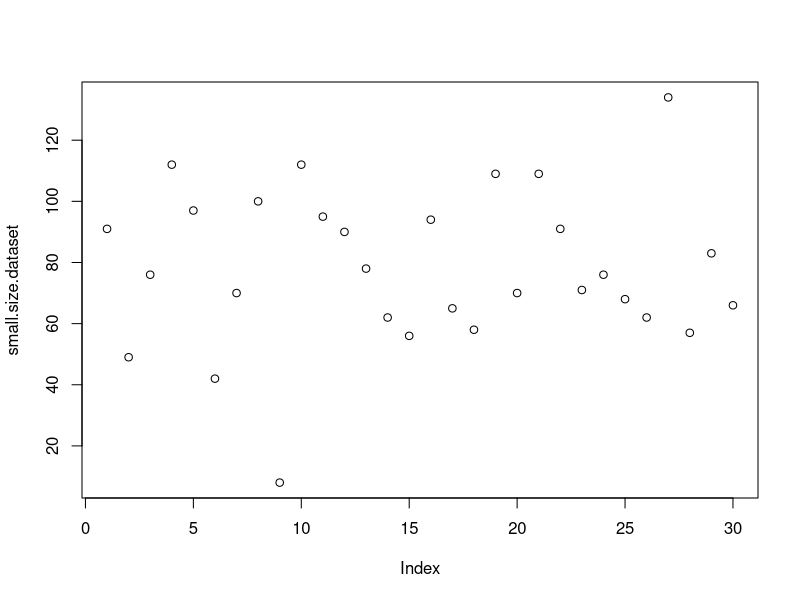
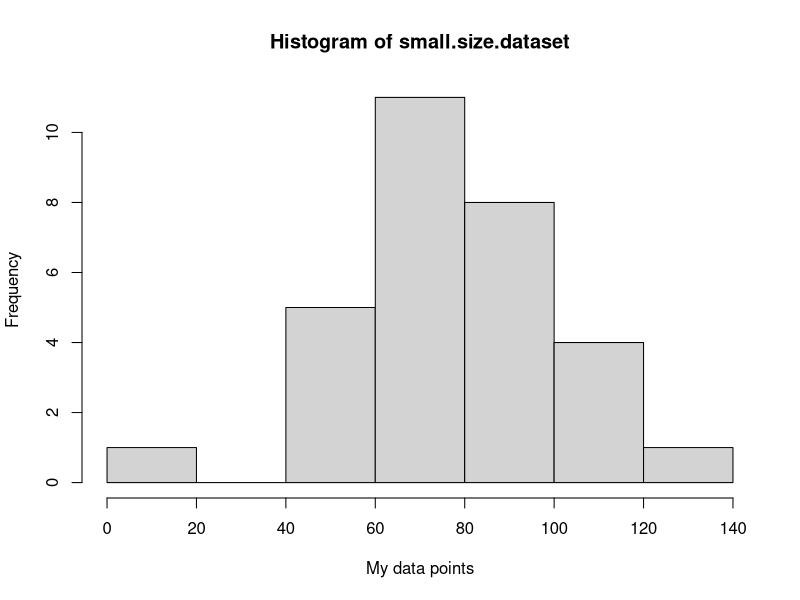
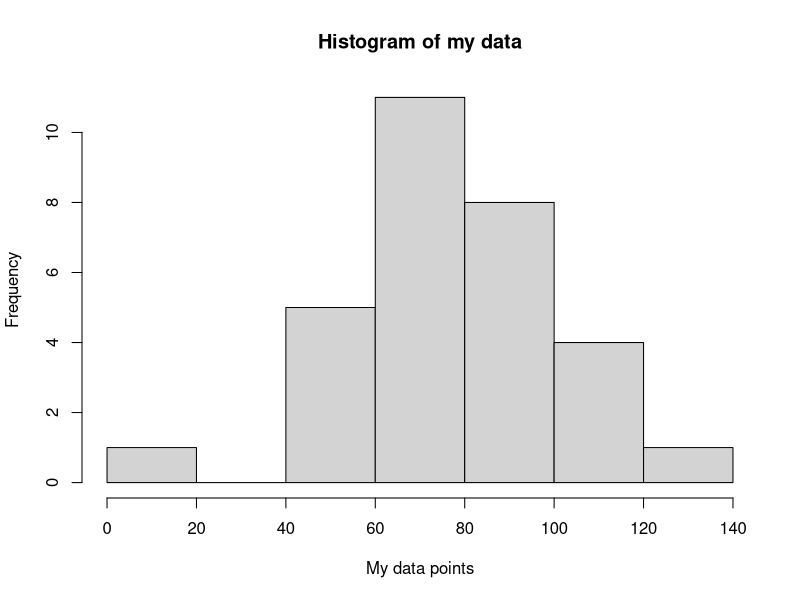
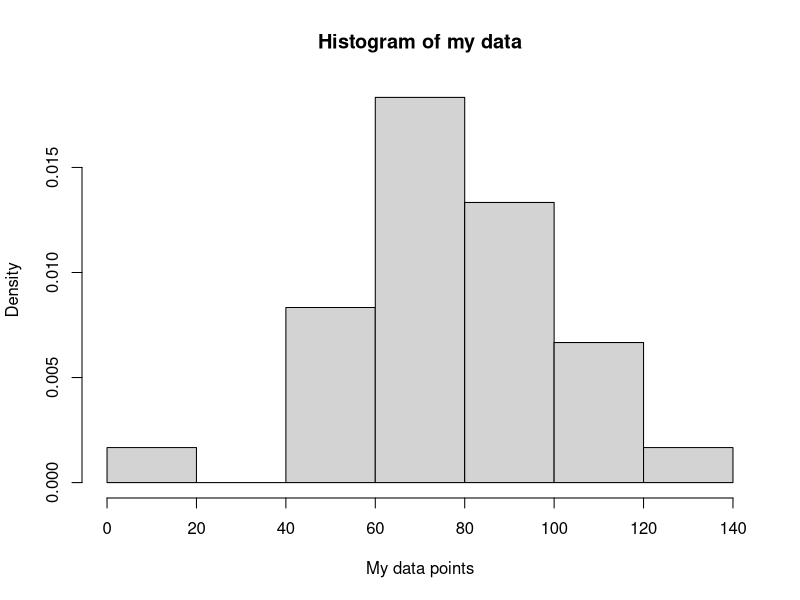
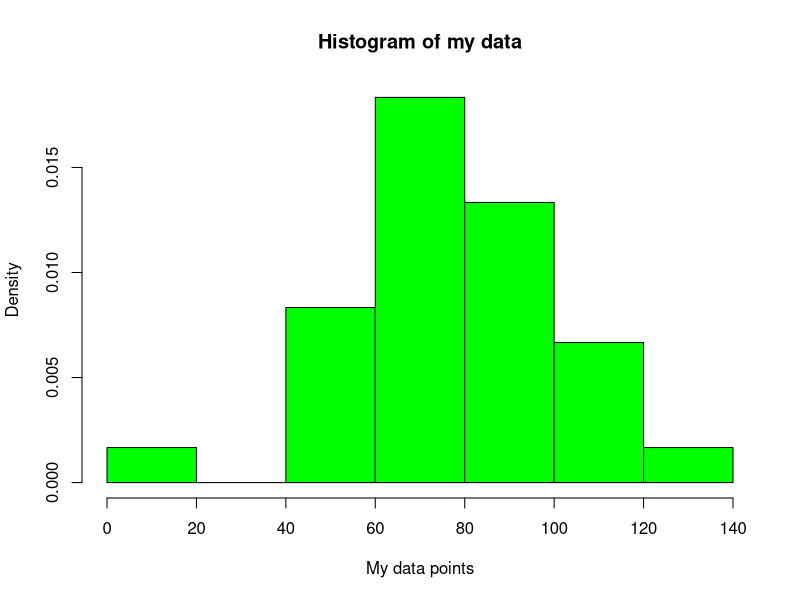
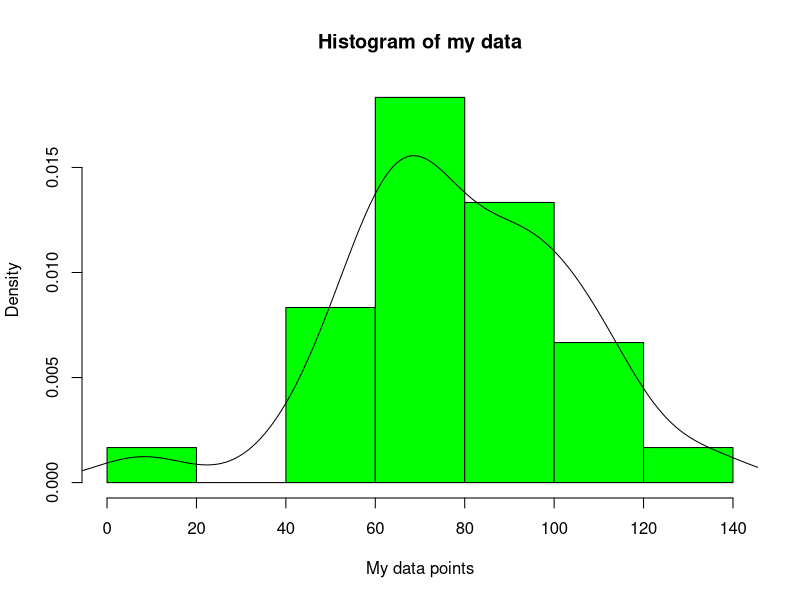
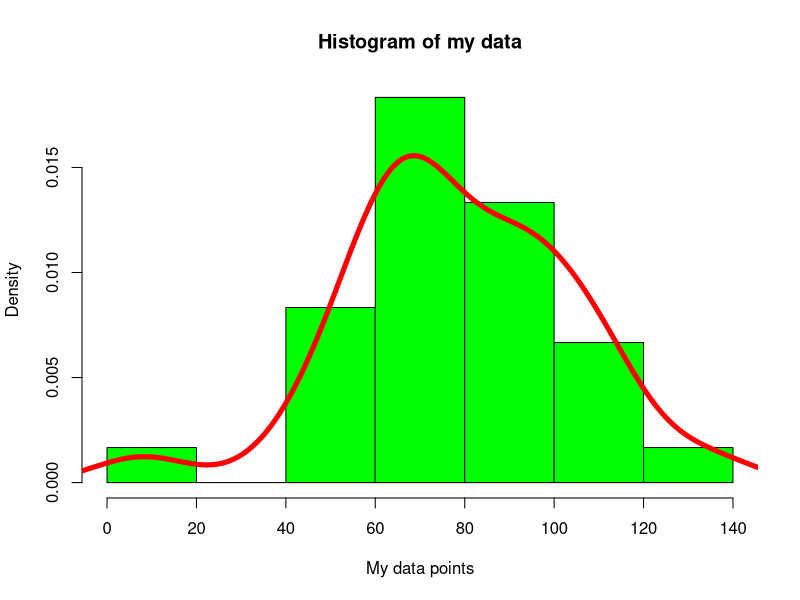
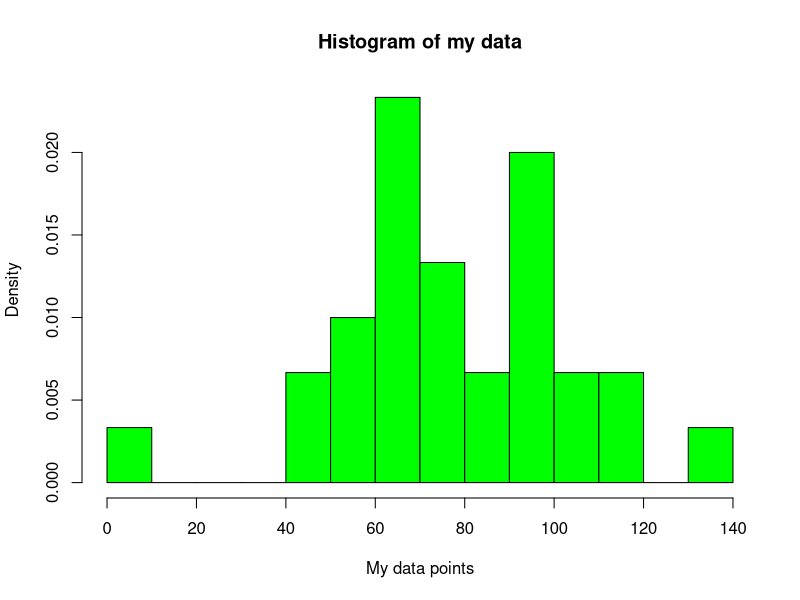

The R source for these figures, in order: (Note: this script raises an error after producing the figures.)
## ---- chunk 1
#Histogram code

small.size.dataset=c(91,49,76,112,97,42,70, 100, 8, 112, 95, 90, 78, 62, 56, 94, 65, 58, 109, 70, 109, 91, 71, 76, 68, 62, 134, 57, 83, 66)
plot.new()
plot(small.size.dataset)

hist(small.size.dataset, xlab='My data points')

hist(small.size.dataset, xlab='My data points', main='Histogram of my data')

hist(small.size.dataset, xlab='My data points', main='Histogram of my data', freq=F)

hist(small.size.dataset, xlab='My data points', main='Histogram of my data', freq=F, col='green')
hist(small.size.dataset, xlab='My data points', main='Histogram of my data', freq=F, col='green')

lines(density(small.size.dataset))

hist(small.size.dataset, xlab='My data points', main='Histogram of my data', freq=F, col='green')
lines(density(small.size.dataset), col='red', lwd=5)

hist(small.size.dataset, xlab='My data points', main='Histogram of my data', freq=F, col='green', breaks=10)

hist(small.size.dataset, xlab='My data points', main='Histogram of my data', freq=F, col='green', breaks=10)
lines(density(small.size.dataset), col='red', lwd=5)
## ---- chunk 2
#Scatterplot Code
set.seed(2016)  # There is a typo in the video (set.seed=2016)
#Generate 50 scores from Normal distribution with mean 78 and sd 10
Test_1_scores=round(rnorm(50, 78, 10))

Test_2_scores=round(rnorm(50, 78, 14))

Test_1_scores # Data won't be the same with the data generated in the video lecture since there was a typo in set.seed. 

Test_2_scores # Data won't be the same with the data generated in the video lecture since there was a typo in set.seed. 

plot(Test_2_scores~Test_1_scores)

plot(Test_2_scores~Test_1_scores, main='Test scores for two exams (50 students)', xlab='Test_1_scores', ylab='Test 2 scores')

plot(Test_2_scores~Test_1_scores, main='Test scores for two exams (50 students)', xlab='Test_1_scores', ylab='Test 2 scores', col='blue')
## ---- chunk 3
#Basic Inferential Stats
help(co2)
class(co2)
plot(co2, main='Atmospheric CO2 Concentration')
co2.values = as.numeric(co2) 
co2.times = as.numeric( time(co2) ) 


SSxx = sum((co2.times - mean(co2.times)) * (co2.times - mean(co2.times)))
SSxy = sum((co2.values - mean(co2.values)) * (co2.times - mean(co2.times)))
slope = SSxy / SSxx  
intercept = mean(co2.values) - slope*mean(co2.times)

co2.linear.model = lm(co2 ~ time(co2))
plot(co2, main='Atmospheric CO2 Concentration with Fitted Line') 
abline(co2.linear.model)
co2.fitted.values = slope*co2.times + intercept

co2.residuals
summary(co2.linear.model)
co2.residuals = resid(co2.linear.model)

par(mfrow=c(1,3)) 
c02.residuals = resid( co2.linear.model)
hist(co2.residuals, main= "Histogram of CO2 Residuals") 
qqnorm(c02.residuals, main= "Normal Probability Plot") 
qqline(c02.residuals) 
plot(c02.residuals, main="Residuals on Time")
plot(c02.residuals ~ time(co2), xlim=c(1960, 1963), main="Zoomed in Residuals on Time")

## ---- chunk 4
plot(extra~group, data = sleep)

sleep$group
attach(sleep)

extra.1 = extra[group == 1]
extra.1

extra.2=extra[group==2]

t.test(extra.1, extra.2, paired=TRUE, alternative="two.sided")

diffs = extra.1-extra.2 
qqnorm(diffs, main= "Normal Probability Plot") 
qqline(diffs)

sleep.linear.model = lm(extra.2 ~ extra.1 ) 
abline(sleep.linear.model)
sleep.residuals = resid(sleep.linear.model)
qqnorm(sleep.residuals)
qqline(sleep.residuals)
plot(extra.2~extra.1, xlab='extra sleep with drug 1', ylab='extra sleep with drug 2' , main='Extra Sleep Drug 2 against Extra Sleep Drug 1')
## ---- chunk 5
pairs(trees, pch = 15, bg = c("blue"))
trees
